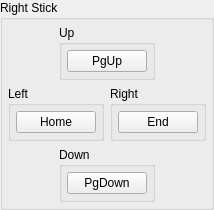
             <widget class="QGroupBox" name="gb_right_stick">
              <property name="title">
               <string>Right Stick</string>
              </property>
              <layout class="QVBoxLayout" name="gb_right_stick_layout">
               <property name="leftMargin">
                <number>5</number>
               </property>
               <property name="topMargin">
                <number>5</number>
               </property>
               <property name="rightMargin">
                <number>5</number>
               </property>
               <property name="bottomMargin">
                <number>5</number>
               </property>
               <item>
                <widget class="QWidget" name="widget_right_stick_up" native="true">
                 <layout class="QHBoxLayout" name="widget_right_stick_up_layout">
                  <property name="leftMargin">
                   <number>0</number>
                  </property>
                  <property name="topMargin">
                   <number>0</number>
                  </property>
                  <property name="rightMargin">
                   <number>0</number>
                  </property>
                  <property name="bottomMargin">
                   <number>0</number>
                  </property>
                  <item>
                   <spacer name="spacer_right_stick_up_left">
                    <property name="orientation">
                     <enum>Qt::Orientation::Horizontal</enum>
                    </property>
                    <property name="sizeHint" stdset="0">
                     <size>
                      <width>40</width>
                      <height>20</height>
                     </size>
                    </property>
                   </spacer>
                  </item>
                  <item>
                   <widget class="QGroupBox" name="gb_right_stick_up">
                    <property name="title">
                     <string>Up</string>
                    </property>
                    <layout class="QVBoxLayout" name="gb_right_stick_up_layout">
                     <property name="leftMargin">
                      <number>5</number>
                     </property>
                     <property name="topMargin">
                      <number>5</number>
                     </property>
                     <property name="rightMargin">
                      <number>5</number>
                     </property>
                     <property name="bottomMargin">
                      <number>5</number>
                     </property>
                     <item>
                      <widget class="QPushButton" name="b_rstick_up">
                       <property name="text">
                        <string>PgUp</string>
                       </property>
                       <property name="autoDefault">
                        <bool>false</bool>
                       </property>
                      </widget>
                     </item>
                    </layout>
                   </widget>
                  </item>
                  <item>
                   <spacer name="spacer_right_stick_up_right">
                    <property name="orientation">
                     <enum>Qt::Orientation::Horizontal</enum>
                    </property>
                    <property name="sizeHint" stdset="0">
                     <size>
                      <width>40</width>
                      <height>20</height>
                     </size>
                    </property>
                   </spacer>
                  </item>
                 </layout>
                </widget>
               </item>
               <item>
                <layout class="QHBoxLayout" name="layout_right_stick_left_right">
                 <item>
                  <widget class="QGroupBox" name="gb_right_stick_left">
                   <property name="title">
                    <string>Left</string>
                   </property>
                   <layout class="QVBoxLayout" name="gb_right_stick_left_layout">
                    <property name="leftMargin">
                     <number>5</number>
                    </property>
                    <property name="topMargin">
                     <number>5</number>
                    </property>
                    <property name="rightMargin">
                     <number>5</number>
                    </property>
                    <property name="bottomMargin">
                     <number>5</number>
                    </property>
                    <item>
                     <widget class="QPushButton" name="b_rstick_left">
                      <property name="text">
                       <string>Home</string>
                      </property>
                      <property name="autoDefault">
                       <bool>false</bool>
                      </property>
                     </widget>
                    </item>
                   </layout>
                  </widget>
                 </item>
                 <item>
                  <widget class="QGroupBox" name="gb_right_stick_right">
                   <property name="title">
                    <string>Right</string>
                   </property>
                   <layout class="QVBoxLayout" name="gb_right_stick_right_layout">
                    <property name="leftMargin">
                     <number>5</number>
                    </property>
                    <property name="topMargin">
                     <number>5</number>
                    </property>
                    <property name="rightMargin">
                     <number>5</number>
                    </property>
                    <property name="bottomMargin">
                     <number>5</number>
                    </property>
                    <item>
                     <widget class="QPushButton" name="b_rstick_right">
                      <property name="text">
                       <string>End</string>
                      </property>
                      <property name="autoDefault">
                       <bool>false</bool>
                      </property>
                     </widget>
                    </item>
                   </layout>
                  </widget>
                 </item>
                </layout>
               </item>
               <item>
                <widget class="QWidget" name="widget_right_stick_down" native="true">
                 <layout class="QHBoxLayout" name="widget_right_stick_down_layout">
                  <property name="leftMargin">
                   <number>0</number>
                  </property>
                  <property name="topMargin">
                   <number>0</number>
                  </property>
                  <property name="rightMargin">
                   <number>0</number>
                  </property>
                  <property name="bottomMargin">
                   <number>0</number>
                  </property>
                  <item>
                   <spacer name="spacer_right_stick_down_left">
                    <property name="orientation">
                     <enum>Qt::Orientation::Horizontal</enum>
                    </property>
                    <property name="sizeHint" stdset="0">
                     <size>
                      <width>40</width>
                      <height>20</height>
                     </size>
                    </property>
                   </spacer>
                  </item>
                  <item>
                   <widget class="QGroupBox" name="gb_right_stick_down">
                    <property name="title">
                     <string>Down</string>
                    </property>
                    <layout class="QVBoxLayout" name="gb_right_stick_down_layout">
                     <property name="leftMargin">
                      <number>5</number>
                     </property>
                     <property name="topMargin">
                      <number>5</number>
                     </property>
                     <property name="rightMargin">
                      <number>5</number>
                     </property>
                     <property name="bottomMargin">
                      <number>5</number>
                     </property>
                     <item>
                      <widget class="QPushButton" name="b_rstick_down">
                       <property name="text">
                        <string>PgDown</string>
                       </property>
                       <property name="autoDefault">
                        <bool>false</bool>
                       </property>
                      </widget>
                     </item>
                    </layout>
                   </widget>
                  </item>
                  <item>
                   <spacer name="spacer_right_stick_down_right">
                    <property name="orientation">
                     <enum>Qt::Orientation::Horizontal</enum>
                    </property>
                    <property name="sizeHint" stdset="0">
                     <size>
                      <width>40</width>
                      <height>20</height>
                     </size>
                    </property>
                   </spacer>
                  </item>
                 </layout>
                </widget>
               </item>
              </layout>
             </widget>
